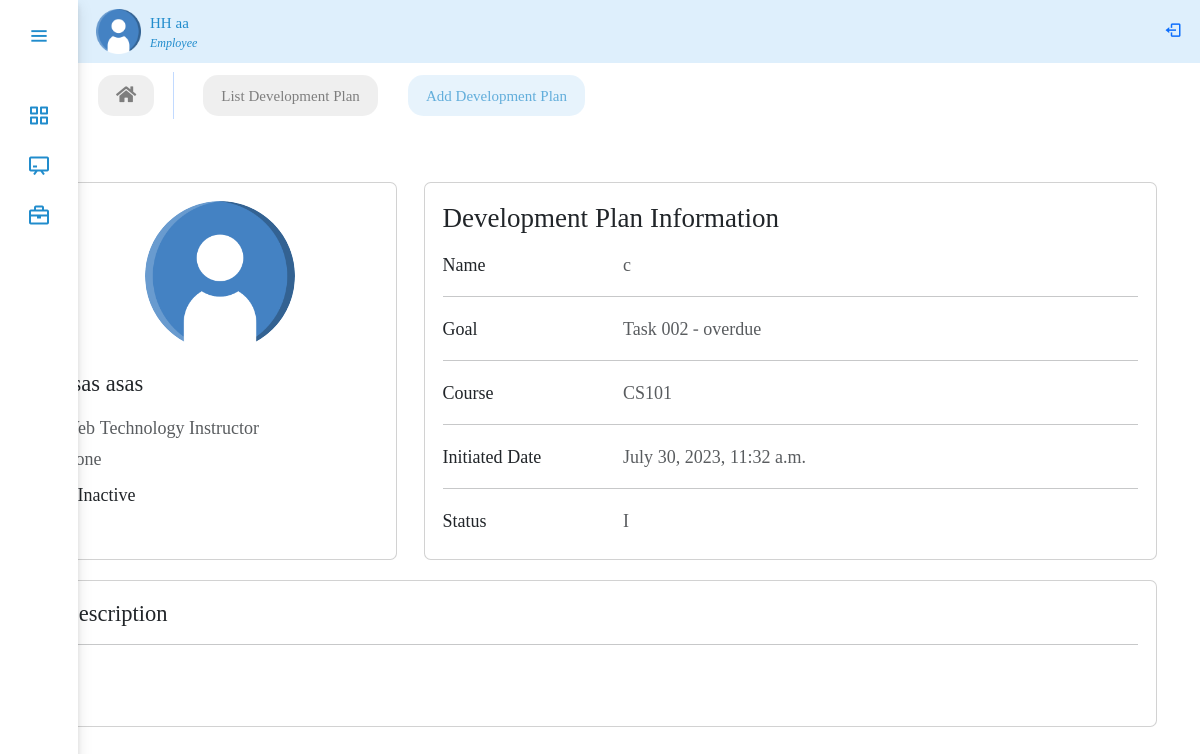
/employees/developmentplan/2/ (signed in), run on the app's committed database.
### performance/models.py (models this page shows, shortened)
class CustomUser(AbstractBaseUser, PermissionsMixin):
    user_id = models.CharField(max_length=10, unique=True)
    first_name = models.CharField(max_length=30)
    last_name = models.CharField(max_length=30)
    is_active = models.BooleanField(default=True)
    is_manager = models.BooleanField(default=False)
    is_employee = models.BooleanField(default=False)
    is_admin = models.BooleanField(default=False)
    is_staff = models.BooleanField(default=False)
    is_superuser = models.BooleanField(default=False)
    objects = UserManager()
    USERNAME_FIELD = 'user_id'
    REQUIRED_FIELDS = ['first_name', 'last_name']
    class Meta:
        permissions = [
            ("view_manager_pages", "Can view manager pages"),
            ("view_employee_pages", "Can view employee pages"),
        ]

class DevelopmentPlan(models.Model):
    IDP_name = models.CharField(max_length=100, null=True)
    employee = models.ForeignKey(
        Employee, on_delete=models.SET_NULL, related_name='IDP_employee', null=True)
    goal = models.ForeignKey(
        Task, on_delete=models.SET_NULL, blank=True, null=True)
    course = models.ForeignKey(
        Course, on_delete=models.SET_NULL, blank=True, null=True)
    coach = models.ForeignKey(
        Employee, on_delete=models.SET_NULL, blank=True, null=True, related_name='coach')
    initiated_date = models.DateTimeField(auto_now_add=True, null=True)
    STATUS_CHOICES = (
        ('NI', 'Not Initiated'),
        ('I', 'Initiated'),
        ('IP', 'In Progress'),
        ('C', 'Completed'),
    )
    status = models.CharField(max_length=2, choices=STATUS_CHOICES, null=True)
    description = models.TextField(blank=True, null=True)

class Employee(models.Model):
    user = models.OneToOneField(
        CustomUser, on_delete=models.CASCADE, null=True, blank=True, related_name='user')
    GENDER_CHOICES = (
        ('M', 'Male'),
        ('F', 'Female'),
    )
    MARITAL_STATUS_CHOICES = (
        ('S', 'Single'),
        ('M', 'Married'),
        ('D', 'Divorced'),
        ('W', 'Widowed'),
    )
    EMPLOYMENT_TYPE_CHOICES = (
        ('fulltime_permanent', 'Fulltime Permanent'),
        ('fulltime_probation', 'Fulltime Probation'),
        ('part_time_contract', 'Part Time Contract'),
    )
    STATUS_CHOICES = (
        ('A', 'Active'),
        ('IN', 'Inactive'),
    )
    avatar = models.ImageField(upload_to='avatar/', null=True, blank=True)
    gender = models.CharField(max_length=1, choices=GENDER_CHOICES, null=True)
    dob = models.DateField(blank=True, null=True)
    nationality = models.CharField(max_length=100, null=True, blank=True)
    marital_status = models.CharField(
        max_length=50, choices=MARITAL_STATUS_CHOICES, null=True, blank=True)
    phone_number = models.CharField(max_length=20, null=True, blank=True)
    email = models.EmailField(max_length=254)
    address = models.CharField(max_length=100, null=True, blank=True)
    joined_date = models.DateField(null=True)
    department = models.ForeignKey(
        Department, on_delete=models.SET_NULL, null=True, blank=True)
    designation = models.ForeignKey(
        Designation, on_delete=models.SET_NULL, null=True)
    employment_type = models.CharField(
        max_length=20, choices=EMPLOYMENT_TYPE_CHOICES, null=True)
    salary = models.DecimalField(
        max_digits=10, decimal_places=2, null=True, blank=True)
    promotion_designation = models.ForeignKey(
        Designation, on_delete=models.SET_NULL, related_name='promotion', null=True, blank=True)
    manager = models.ForeignKey(
        CustomUser, on_delete=models.SET_NULL, null=True, blank=True)
    created_at = models.DateTimeField(auto_now_add=True, null=True, blank=True)
    updated_at = models.DateTimeField(auto_now=True, null=True, blank=True)
    status = models.CharField(max_length=50, null=True, choices=STATUS_CHOICES)
    note = models.TextField(blank=True, null=True)
    objects = ActiveEmployeeManager()

class Designation(models.Model):
    department = models.ForeignKey(
        Department, on_delete=models.SET_NULL, related_name='designations', null=True, blank=True)
    job_title = models.CharField(max_length=100, null=True)
    created_at = models.DateTimeField(auto_now_add=True, null=True)
    updated_at = models.DateTimeField(auto_now=True, null=True)
    def __str__(self):
        return self.job_title

class Task(models.Model):
    STATUS_CHOICES = (
        ('pending', 'Pending'),
        ('in_progress', 'In Progress'),
        ('completed', 'Completed'),
        ('overdue', 'Overdue'),
    )
    PRIORITY_CHOICES = (
        ('critical', 'Critical'),
        ('high', 'High'),
        ('medium', 'Medium'),
        ('low', 'Low'),
    )
    title = models.CharField(max_length=100, null=True)
    description = models.TextField(blank=True, null=True)
    due_date = models.DateField(null=True)
    assigned_to = models.ForeignKey(
        Employee, on_delete=models.CASCADE, null=True)
    status = models.CharField(
        max_length=100, choices=STATUS_CHOICES, default='pending', null=True)
    priority = models.CharField(
        max_length=100, choices=PRIORITY_CHOICES, null=True)
    approval = models.BooleanField(default=False, choices=[(
        True, 'Request Accepted'), (False, 'Request Declined')], blank=True, null=True)
    performance_rating = models.DecimalField(
        max_digits=5, decimal_places=2, blank=True, null=True)
    def __str__(self):
        return f"{self.title} - {self.status}"

class Course(models.Model):
    course_id = models.CharField(max_length=50, null=True)
    course_name = models.CharField(max_length=100, null=True)
    coach = models.ManyToManyField(Employee, blank=True)
    description = models.TextField(blank=True, null=True)
    updated_at = models.DateTimeField(auto_now=True)
    def __str__(self):
        return self.course_id

### employee/views.py (the view)
# urls.py: path('developmentplan/<int:pk>/', views.DevelopmentPlanDetailView.as_view(),
class DevelopmentPlanDetailView(UserPassesTestMixin, DetailView):
    model = DevelopmentPlan
    template_name = 'employee/IDP/idp_detail.html'
    context_object_name = 'developmentplan_detail'
    def test_func(self):
        return is_employee(self.request.user)

### employee/views.py (called while the page is built)
def is_employee(user):
    return user.is_authenticated and user.is_employee

### employee/templates/employee/IDP/idp_detail.html (shortened to what this page needs)
{% extends 'performance/adminPanel.html' %}
{% load static %}
{% block body %}
<ul class="nav panelNav fw-medium">
    <li class="nav-item">
        <a class="nav-link" href="{% url 'employee_dashboard' %}"><i class="fa fa-home"></i></a>
    </li>
    <li class="nav-item">
        <a class="nav-link" href="{% url 'developmentplan' %}">List Development Plan</a>
    </li>
    <li class="nav-item">
        <a class="nav-link active" href="{% url 'developmentplan_create' %}">Add Development Plan</a>
    </li>
</ul>
<section>
  <div class="container py-5">
    <div class="row">
      <div class="col-lg-4">
        <div class="card mb-4" style="height:95%;">
          <div class="card-body text-center">
            <img src="/media/avatar/user.png" alt="avatar"
              class="rounded-circle img-fluid" style="width: 150px;">
            <h5 class="my-3">{{developmentplan_detail.employee.user.first_name}} {{developmentplan_detail.employee.user.last_name}}</h5>
            <p class="text-muted mb-1"> {{developmentplan_detail.employee.designation}}</p>
            <p class="text-muted mb-2">{{developmentplan_detail.employee.address}}</p>
            <div class="d-flex align-items-center m-0 mb-3">
                {% if developmentplan_detail.employee.status == "A" %}
                <div style="width:10px; height:10px; background-color:#6ccca5; border-radius:50%; padding:0.25rem; margin-right: 5px;"></div>
                <p class="m-0">Active</p>
                {% else %}
                <p class="m-0">Inactive</p>
                {% endif %}
            </div>
          </div>
        </div>
      </div>
      <div class="col-lg-8">
        <div class="card mb-4" style="height:95%;">
          <div class="card-body" >
            <h4 class="mb-3">Development Plan Information</h4>
            <div class="row">
              <div class="col-sm-3">
                <p class="mb-0">Name</p>
              </div>
              <div class="col-sm-9">
                <p class="text-muted mb-0">{{developmentplan_detail.IDP_name}}</p>
              </div>
            </div>
            <hr>
            <div class="row">
              <div class="col-sm-3">
                <p class="mb-0">Goal</p>
              </div>
              <div class="col-sm-9">
                <p class="text-muted mb-0">{{developmentplan_detail.goal}}</p>
              </div>
            </div>
             <hr>
            <div class="row">
              <div class="col-sm-3">
                <p class="mb-0">Course</p>
              </div>
              <div class="col-sm-9">
                <p class="text-muted mb-0">{{developmentplan_detail.course}}</p>
              </div>
            </div>
            <hr>
            <div class="row">
              <div class="col-sm-3">
                <p class="mb-0">Initiated Date</p>
              </div>
              <div class="col-sm-9">
                <p class="text-muted mb-0">{{developmentplan_detail.initiated_date}}</p>
              </div>
            </div>
            <hr>
            <div class="row">
              <div class="col-sm-3">
                <p class="mb-0">Status</p>
              </div>
              <div class="col-sm-9">
                <p class="text-muted mb-0">{{developmentplan_detail.status}}</p>
              </div>
            </div>
            </div>
          </div>
    </div>
    </div>
    <div class="row">
        <div class="col-lg-12 mx-auto">
            <div class="card  mb-md-0">
              <div class="card-body">
                <h5>Description</h5>
                <hr>
                <p>{{developmentplan_detail.description}}</p>
            </div>
            </div>
    </div>
  </div>
</section>
{% endblock body%}

### performance/templates/performance/adminPanel.html (shortened to what this page needs)
{% extends 'performance/base.html' %}
{% load static %}
{% block sidebar %}
<div class="sidebar">
  <div class="logo_details">
    <i class="bx bx-menu" id="btns"></i>
  </div>
  <ul class="nav-list">
    <li>
      {% if user.is_employee %}
        <a href="{% url 'employee_dashboard' %}">
        <i class="bx bx-grid-alt"></i>
      </a>
      {% endif %}
    </li>
    <li>
      {% if user.is_employee %}
      <a href="{% url 'employee_trainings' %}">
        <i class="bx bx-chalkboard"></i>
      </a>
      {% endif %}
    </li>
     <li>
      {% if user.is_employee %}
      <a href="{% url 'developmentplan' %}">
        <i class="bx bx-briefcase"></i>
      </a>
      {% endif %}
    </li>
  </ul>
</div>
<nav class="navbar mainNav">
    <ul class="nav">
      <li class="nav-item profile">
        <div class="profile_details d-flex mx-3">
          <img src="{% static 'performance/images/user.png' %}" width="45" alt="">
          <div class="profile_content mx-2 my-auto">
            <div class="name">{{user.first_name}} {{user.last_name}}</div>
            {% if user.is_employee %}
            <div class="designation">Employee</div>
            {% endif %}
          </div>
        </div>
      </li>
    </ul>
    <span class="navbar-text small pe-3">
      <form action="{% url 'logout' %}" method="post">
      <button type="submit" style="border:none; background:transparent; "> <i class="bx bx-log-out text-primary" id="log_out"></i></button>
    </form>
    </span>
</nav>
{% endblock sidebar %}

### performance/static/performance/css/style.css (style rules this page uses)
:root { --color-default: #218ccc; --color-second:#DEEFFC; --color-white:#fff; --color-body:#e4e9f7; --color-light:#e0e0e0; }
* { margin: 0; padding: 0; font-size: 18px; font-family: 'Noto Serif Georgian', serif; text-align: justify; box-sizing: border-box; }
span { color: var(--color-default); font-size: 50px; }
.sidebar { min-height: 100vh; width: 78px; padding: 6px 14px; z-index: 99; background-color: var(--color-white); transition: all .5s ease; position: fixed; top: 0; left: 0; margin: 0; padding: 0 auto; box-shadow: 0 4px 6px rgba(0, 0, 0, 0.1), 0 5px 15px rgba(0, 0, 0, 0.1); }
.sidebar .logo_details { height: 60px; display: flex; align-items: center; position: relative; }
.sidebar .logo_details #btns { position: absolute; top:50%; right: 0; transform: translateY(-50%); font-size: 23px; text-align: center; cursor: pointer; transition: all .5s ease; }
.sidebar i { color:var(--color-default); height: 60px; line-height: 60px; min-width: 50px; font-size: 25px; text-align: center; }
.sidebar .nav-list { margin-top: 30px; height: 100%; padding: 0; }
.sidebar li { position: relative; margin:8px 0; list-style: none; }
.sidebar li a { display: flex; height: 100%; width: 100%; align-items: center; text-decoration: none; position: relative; transition: all .5s ease; z-index: 12; }
.sidebar li a::after { content: ""; position: absolute; width: 100%; height: 100%; transform: scaleX(0); background-color: var(--color-second); border-radius: 5px; transition: transform 0.3s ease-in-out; transform-origin: left; z-index: -2; }
.sidebar li i { height: 42px; line-height: 40px; font-size: 24px; }
.mainNav { background-color: var(--color-second); position: relative; top: 0; left: 78px; width: calc(100% - 78px); transition: all .5s ease; z-index: 2; }
.mainNav li.profile .name, .mainNav li.profile .designation { font-size: 15px; font-weight: 400; color:var(--color-default); white-space: nowrap; }
.mainNav li.profile .designation { font-size: 12px; font-style: italic; }
.panelNav { position: relative; top: 0; left: 78px; width: calc(100% - 78px); transition: all .5s ease; z-index: 2; }
.panelNav { background-color: var(--color-white); }
.panelNav .nav-link { color: #000; background-color: var(--color-light); border-radius: 15px; font-size: 15px; margin: 12px 10px 12px 20px; opacity: 0.5; }
.panelNav .nav-link.active { opacity: 0.7; background-color: var(--color-second); color: var(--color-default); }

### data on the page
CustomUser: first_name "HH", last_name "aa"
DevelopmentPlan: employee.user.first_name "asas", employee.user.last_name "asas", employee.designation "Web Technology Instructor", employee.address "None", IDP_name "c", goal "Task 002 - overdue", course "CS101", initiated_date "July 30, 2023, 11:32 a.m.", status "I"
